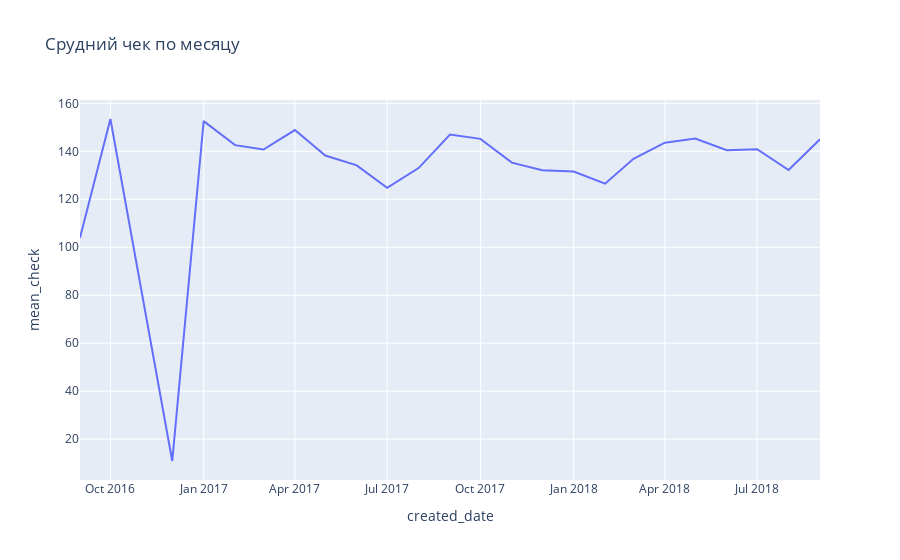

The code cell stored with this chart in its notebook:
### Code cell
# Подсчитываем стоимость каждого заказа
order_costs = olist_order_items_dataset[['order_id', 'price']] \
        .groupby('order_id', as_index=False) \
        .agg(order_cost=('price', 'sum'))

# Расчитываем средний размер чека по каждому месяцу
mean_checks_df = order_costs.merge(valid_orders[['order_id', 'created_date']]) \
        .groupby('created_date', as_index=False) \
        .agg(mean_check=('order_cost', 'mean'))

px.line(data_frame=mean_checks_df, x='created_date',
        y='mean_check', title='Срудний чек по месяцу')

### Figure 1 — Plotly figure (JSON) as saved in the notebook; plotly's stock layout.template omitted (floating-point values rounded to 4 significant figures)
{"data": [{"hovertemplate": "created_date=%{x}<br>mean_check=%{y}<extra></extra>", "legendgroup": "", "line": {"color": "#636efa", "dash": "solid"}, "mode": "lines", "name": "", "orientation": "v", "showlegend": false, "type": "scatter", "x": ["2016-09", "2016-10", "2016-12", "2017-01", "2017-02", "2017-03", "2017-04", "2017-05", "2017-06", "2017-07", "2017-08", "2017-09", "2017-10", "2017-11", "2017-12", "2018-01", "2018-02", "2018-03", "2018-04", "2018-05", "2018-06", "2018-07", "2018-08", "2018-09"], "xaxis": "x", "y": [103.9, 153.5, 10.9, 152.6, 142.6, 140.7, 148.9, 138.2, 134.1, 124.8, 133.0, 147.0, 145.2, 135.3, 132.1, 131.6, 126.5, 136.9, 143.6, 145.3, 140.5, 140.9, 132.2, 145], "yaxis": "y"}], "layout": {"legend": {"tracegroupgap": 0}, "title": {"text": "Срудний чек по месяцу"}, "xaxis": {"anchor": "y", "domain": [0, 1], "title": {"text": "created_date"}}, "yaxis": {"anchor": "x", "domain": [0, 1], "title": {"text": "mean_check"}}}}
